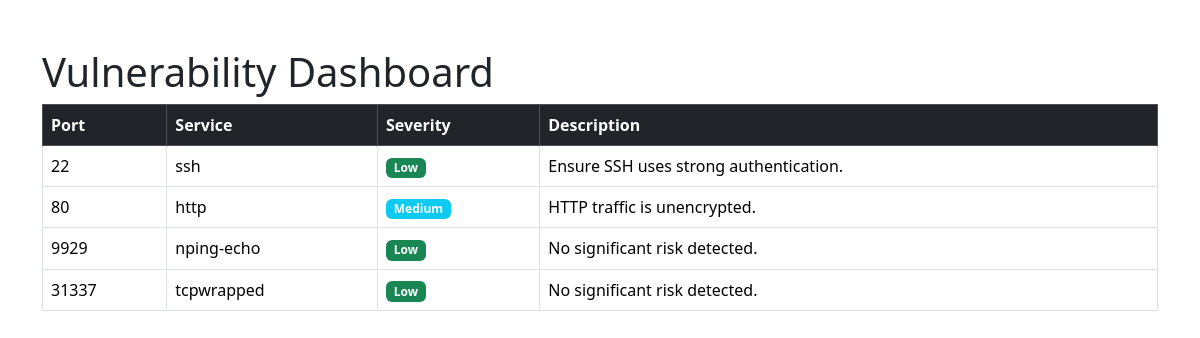
/vulnerabilities, run on the app's committed database.
### tables this page shows
CREATE TABLE scan_results (

    id INTEGER PRIMARY KEY AUTOINCREMENT,

    scan_id INTEGER NOT NULL,

    port INTEGER NOT NULL,

    protocol TEXT NOT NULL,

    service TEXT,

    state TEXT,

    FOREIGN KEY(scan_id)
    REFERENCES scans(id)

);

### app.py (the view)
@app.route("/vulnerabilities")
def vulnerabilities():
    return vulnerability_page()

### controllers/vulnerability_controller.py (called while the page is built)
def vulnerability_page():
    scans = ScanModel.get_all_scans()
    findings = []
    if scans:
        latest_scan = scans[0]
        scan_id = latest_scan["id"]
        scan_results = (
            ScanModel.get_scan_results(
                scan_id
            )
        )
        findings = (
            VulnerabilityService
            .analyze_scan_results(
                scan_results
            )
        )
    return render_template(
        "vulnerabilities.html",
        findings=findings
    )

### database/db.py (called while the page is built)
def get_connection():
    connection = sqlite3.connect(DATABASE_NAME)
    connection.row_factory = sqlite3.Row
    return connection

### models/scan_model.py (called while the page is built)
    @staticmethod
    def get_scan_results(scan_id):
        connection = get_connection()
        results = connection.execute(
            """
            SELECT *
            FROM scan_results
            WHERE scan_id = ?
            ORDER BY port
            """,
            (scan_id,)
        ).fetchall()
        connection.close()
        return results

    @staticmethod
    def get_all_scans():
        connection = get_connection()
        scans = connection.execute(
            """
            SELECT
                scans.id,
                scans.scan_date,
                targets.target_name
            FROM scans
            JOIN targets
            ON scans.target_id = targets.id
            ORDER BY scans.id DESC
            """
        ).fetchall()
        connection.close()
        return scans

### templates/vulnerabilities.html (shortened to what this page needs)
<!DOCTYPE html>
<html>
<head>
    <link
        href="https://cdn.jsdelivr.net/npm/bootstrap@5.3.3/dist/css/bootstrap.min.css"
        rel="stylesheet">
</head>
<body>
<div class="container mt-5">
    <h1>Vulnerability Dashboard</h1>
    <table class="table table-bordered">
        <thead class="table-dark">
            <tr>
                <th>Port</th>
                <th>Service</th>
                <th>Severity</th>
                <th>Description</th>
            </tr>
        </thead>
        <tbody>
        {% for finding in findings %}
            <tr>
                <td>{{ finding.port }}</td>
                <td>{{ finding.service }}</td>
                <td>
                    {% if finding.severity == "Critical" %}
                        <span class="badge bg-danger">
                            Critical
                        </span>
                    {% elif finding.severity == "High" %}
                        <span class="badge bg-warning">
                            High
                        </span>
                    {% elif finding.severity == "Medium" %}
                        <span class="badge bg-info">
                            Medium
                        </span>
                    {% else %}
                        <span class="badge bg-success">
                            Low
                        </span>
                    {% endif %}
                </td>
                <td>{{ finding.description }}</td>
            </tr>
        {% endfor %}
        </tbody>
    </table>
</div>
</body>
</html>

### data on the page
scan_results: port "22", service "ssh", shows "Low", description "Ensure SSH uses strong authentication."
scan_results: port "80", service "http", shows "Medium", description "HTTP traffic is unencrypted."
scan_results: port "9929", service "nping-echo", shows "Low", description "No significant risk detected."
scan_results: port "31337", service "tcpwrapped", shows "Low", description "No significant risk detected."
